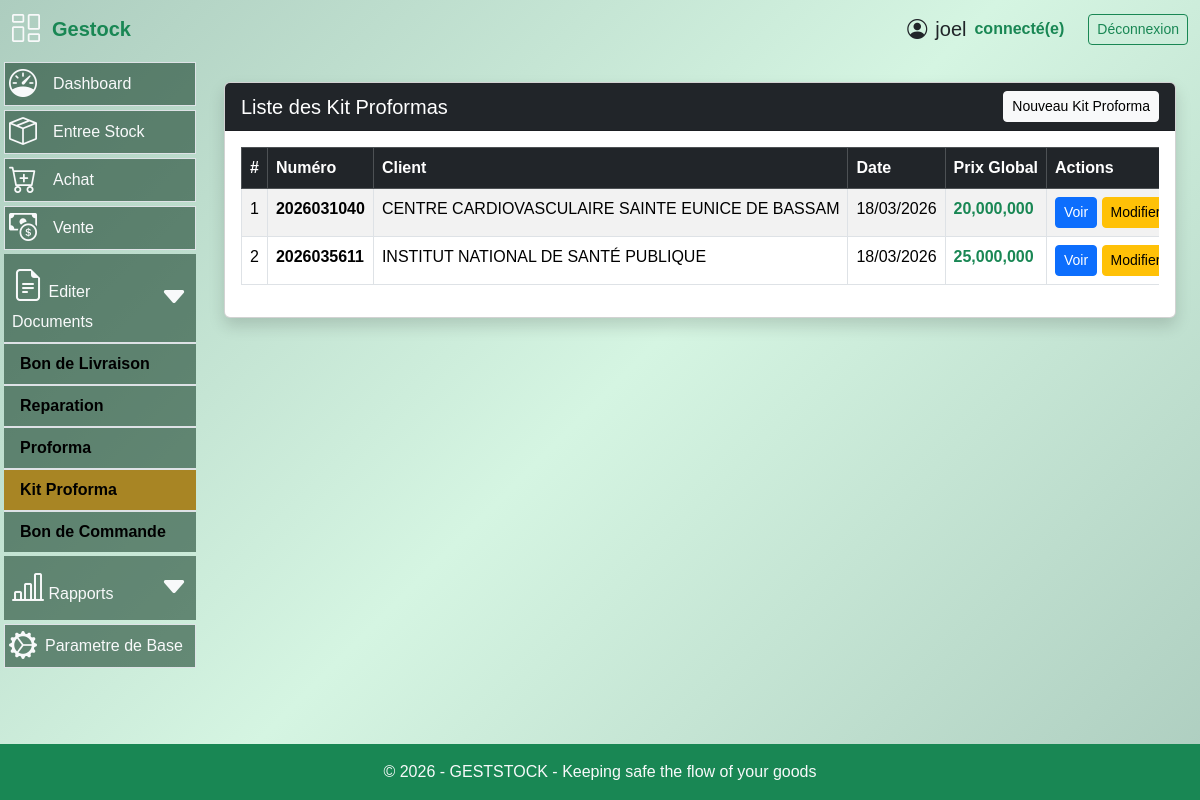
/kit-proforma (signed in), run on an earlier commit of the app's database.
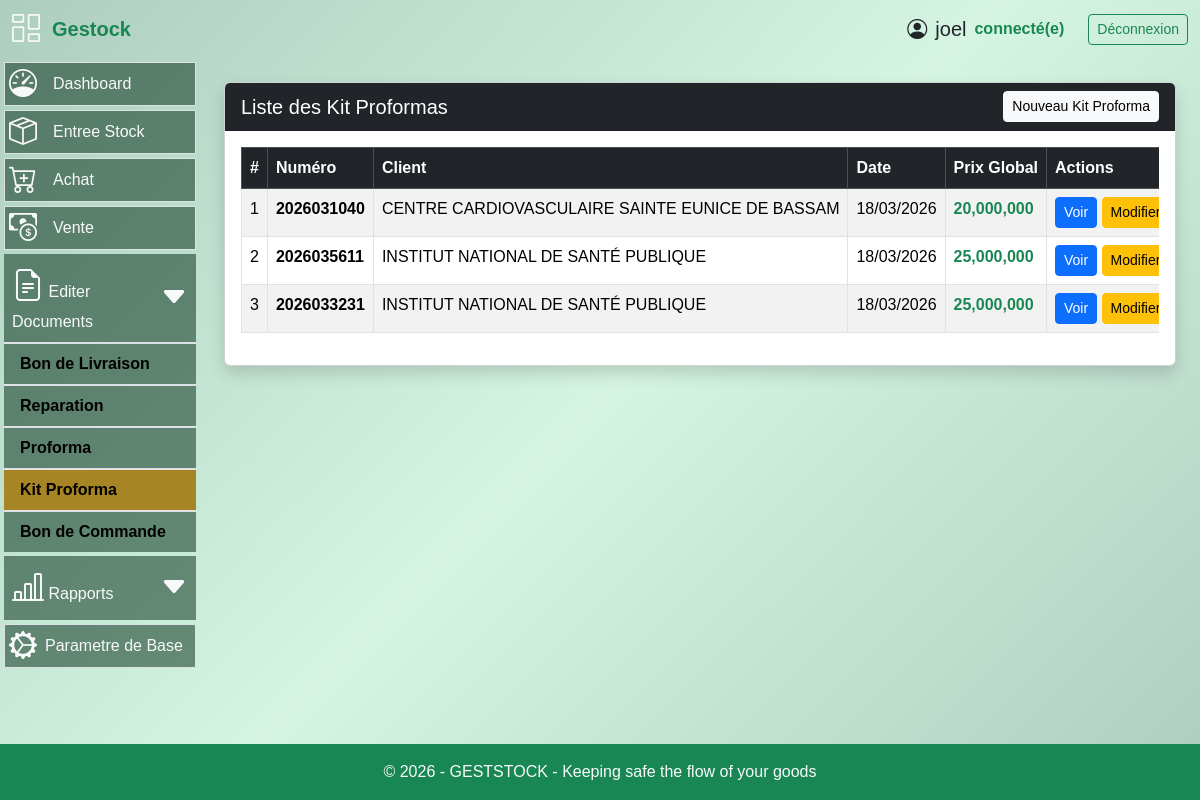
And on a later commit of the database.
### models.py (models this page shows, shortened)
class KitProforma(db.Model):
    id = db.Column(db.Integer, primary_key=True)
    numero = db.Column(db.String(50), unique=True, nullable=False)
    client_id = db.Column(
        db.Integer,
        db.ForeignKey("client.id"),
        nullable=False
    )
    blocs = db.relationship(
    "BlocKit",
    backref="kit",
    cascade="all, delete-orphan"
    )
    date = db.Column(db.DateTime, default=datetime.utcnow)
    attn = db.Column(db.String(100))
    condition_paiement = db.Column(db.String(200))
    delai_livraison = db.Column(db.String(200))
    garantie = db.Column(db.String(200))
    prix_global = db.Column(db.Float)
    client = db.relationship("Client")
    lignes = db.relationship(
        "LigneKitProforma",
        backref="kit",
        cascade="all, delete-orphan"
    )

class Client(db.Model):
    __tablename__ = "client"
    id = db.Column(db.Integer, primary_key=True)
    nom_client = db.Column(db.String(100), nullable=False)
    telephone = db.Column(db.String(30))
    adresse = db.Column(db.String(255), nullable=False)
    attn = db.Column(db.String(255))
    bons_commande = db.relationship(
        "BonCommande",
        back_populates="client",
        cascade="all, delete-orphan"
    )
    bons_livraison = db.relationship(
        "BonLivraison",
        back_populates="client"
    )

### routes.py (the view)
@app.route("/kit-proforma")
@login_required
def list_kit_proforma():
    kits = KitProforma.query.order_by(KitProforma.date.desc()).all()
    return render_template(
        "list_kit.html",
        kits=kits
    )

### app.py (called while the page is built)
@app.after_request
def close_db_connection(response):
    try:
        db.session.close()
    except:
        pass
    return response

### routes.py (called while the page is built)
@app.after_request
def disable_cache(response):
    response.headers["Cache-Control"] = "no-store, no-cache, must-revalidate, private"
    response.headers["Pragma"] = "no-cache"
    response.headers["Expires"] = "0"
    return response

@login_manager.user_loader
def load_user(user_id):
    return User.query.get(int(user_id))

@app.context_processor
def utility_processor():
    def is_active(prefix):
        return request.endpoint and prefix in request.endpoint
    return dict(is_active=is_active)

### templates/list_kit.html (shortened to what this page needs)
{% extends "base.html" %}
{% block content %}
<div class="container mt-4">
<div class="card shadow">
<div class="card-header bg-dark text-white d-flex justify-content-between align-items-center">
<h5 class="mb-0">Liste des Kit Proformas</h5>
<a href="{{ url_for('nouveau_kit_proforma') }}" class="btn btn-light btn-sm">
Nouveau Kit Proforma
</a>
</div>
<div class="card-body">
<div class="table-responsive">
<table class="table table-bordered table-striped table-hover">
<thead class="table-dark">
<tr>
<th>#</th>
<th>Numéro</th>
<th>Client</th>
<th>Date</th>
<th>Prix Global</th>
<th>Actions</th>
</tr>
</thead>
<tbody>
{% for kit in kits %}
<tr>
<td>{{ loop.index }}</td>
<td>
<strong>{{ kit.numero }}</strong>
</td>
<td>
{{ kit.client.nom_client }}
</td>
<td>
{{ kit.date.strftime("%d/%m/%Y") }}
</td>
<td class="text-success">
<strong>{{ "{:,.0f}".format(kit.prix_global) }}</strong>
</td>
<td>
<a href="{{ url_for('details_kit_proforma', kit_id=kit.id) }}"
class="btn btn-sm btn-primary">
Voir
</a>
<a href="{{url_for('modifier_kit_proforma', kit_id=kit.id)}}" class="btn btn-sm btn-warning">
Modifier
</a>
</td>
</tr>
{% endfor %}
</tbody>
</table>
</div>
</div>
</div>
</div>
{% endblock %}

What changed in the data, as far as the page shows it:
added KitProforma: numero "2026033231", client.nom_client "INSTITUT NATIONAL DE SANTÉ PUBLIQUE", date "18/03/2026", prix_global "25,000,000"
